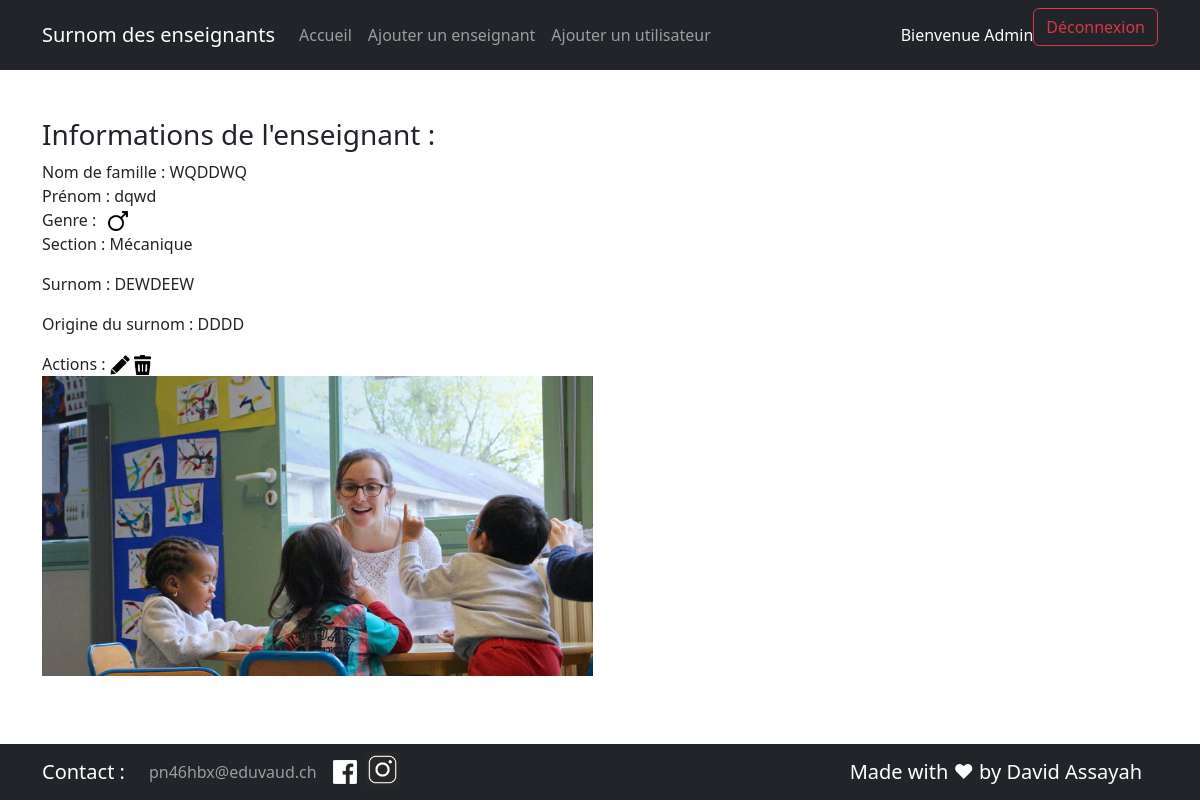
/detailTeacher.php?idTeacher=77 (signed in), run on the app's committed database.
### tables this page shows
CREATE TABLE `t_teacher` (
  `idTeacher` int NOT NULL,
  `teaFirstname` varchar(50) NOT NULL,
  `teaName` varchar(50) NOT NULL,
  `teaGender` char(1) NOT NULL,
  `teaNickname` varchar(50) NOT NULL,
  `teaOrigine` text NOT NULL,
  `teaPhoto` varchar(75) NOT NULL,
  `fkSection` int NOT NULL
);

CREATE TABLE `t_section` (
  `idSection` int NOT NULL,
  `secName` varchar(20) NOT NULL
);

### config.php (called while the page is built)
<?php
$configs = array(
    'db'      => "mysql",
    'host'    => "localhost",
    'port'    => "6033",
    'dbname'  => "P_Appro2",
    'charset' => "utf8",
    'user'    => 'root',
);
$configs["dns"] = $configs["db"] . ":host=" . $configs["host"] . ";dbname=" . $configs["dbname"] . ";charset=" . $configs["charset"] . ";port=" . $configs["port"];
return $configs;

### src/Database.php (called while the page is built, shortened)
<?php
include("config.php");
 class Database
{
    private static $instance = null;
    private $connector;
    private function __construct()
    {
        include(__DIR__ . "/utils.php");
        $configs = include(__DIR__ . "/../config.php");
        try {
            $this->connector = new PDO(
                $configs['dns'],
                $configs['user'],
                getPassword()
            );
        } catch (PDOException $e) {
            die('Erreur : ' . $e->getMessage());
        }
    }
    public static function getInstance()
    {
        if (self::$instance == null) {
            self::$instance = new self();
        }
        return self::$instance;
    }
        private function queryPrepareExecute($query, $binds)
        {
            $req = $this->connector->prepare($query);
            foreach ($binds as $bind => $value) {
                $req->bindValue($bind, $value);
            };
            $req->execute();
            return $req;
        }
        private function formatData($req)
        {
            return $req->fetchALL(PDO::FETCH_ASSOC);
        }
        public function getOneTeacher($id)
        {
            $query = "SELECT * FROM t_teacher, t_section WHERE idTeacher = :id AND fkSection = idSection";
            $bind = array('id' => $id);
            $req = $this->queryPrepareExecute($query, $bind);
            $Oneteacher = $this->formatData($req);
            return $Oneteacher[0];
        }
    }

### src/utils.php (called while the page is built)
<?php
function getPassword()
{
    $readJSONFile = file_get_contents(__DIR__ . "/../secrets.json");
    $array = json_decode($readJSONFile, TRUE);
    return $array["password"];
}

### src/detailTeacher.php (the view, shortened to what this page needs)
<?php
include("header.php");
$OneTeacher = $db->getOneTeacher($_GET["idTeacher"]);
?>
<!DOCTYPE html>
<html lang="fr">
<head>
    <link href="./css/style.css" rel="stylesheet">
    <link href="https://cdn.jsdelivr.net/npm/bootstrap@5.3.0-alpha3/dist/css/bootstrap.min.css" rel="stylesheet">
    <link rel="stylesheet" href="https://cdn.datatables.net/1.13.4/css/jquery.dataTables.css" />
</head>
<body>
    <fieldset class="mb-3 mt-5">
        <div class="container">
            <div class="user-body">
                <h3>Informations de l'enseignant : </h3> <?php
                                                            echo "Nom de famille : " . $OneTeacher["teaName"] . "<br>" . "Prénom : " . $OneTeacher["teaFirstname"] . "<br>" ?>
                <?php
                if ($OneTeacher["teaGender"] == "M") {
                    echo "Genre :" . '<img style="margin-left: 1vw;" height="20em" src="./img/male.png" alt="male symbole">';
                } else if ($OneTeacher["teaGender"] == "F") {
                    echo  "Genre :" . '<img style="margin-left: 1vw;" height="20em" src="./img/femelle.png" alt="male symbole">';
                } else if ($OneTeacher["teaGender"] == "A") {
                    echo "Genre :" . '<img style="margin-left: 1vw;" height="20em" src="./img/autre.png" alt="male symbole">';
                }
                ?>
                <p>
                    <?php echo "Section : " . $OneTeacher["secName"] ?>
                </p>
                <div class="user-body">
                    <div class="left">
                        <p><?php echo "Surnom : " . $OneTeacher["teaNickname"] ?></p>
                        <p> <?php echo "Origine du surnom : " . $OneTeacher["teaOrigine"] ?></p>
                    </div>
                </div>
                <div class="actions">
                    <?php if ($_SESSION['userConnected'] == 1) {
                        echo " Actions : " ?>
                        <a href="updateTeacher.php">
                            <img height="20em" src="./img/edit.png" alt="edit icon"></a>
                        <a href="javascript:confirmDelete()">
                            <img height="20em" src="./img/delete.png" alt="delete icon"> </a>
                    <?php } ?>
                    <div>
                        <img height="300em" src="<?php echo $OneTeacher["teaPhoto"] ?>">
                    </div>
                </div>
            </div>
    </fieldset>
</body>
</html>
<?php include("footer.php"); ?>

### src/css/style.css (style rules this page uses)
.left, .rigth { display: inline-block; }
.left { width: 70%; }

### data on the page
t_teacher: teaName "WQDDWQ", teaFirstname "dqwd", fkSection.secName "Mécanique", teaNickname "DEWDEEW", teaOrigine "DDDD"

### other printed values
$_SESSION['useLogin'] "Admin"
